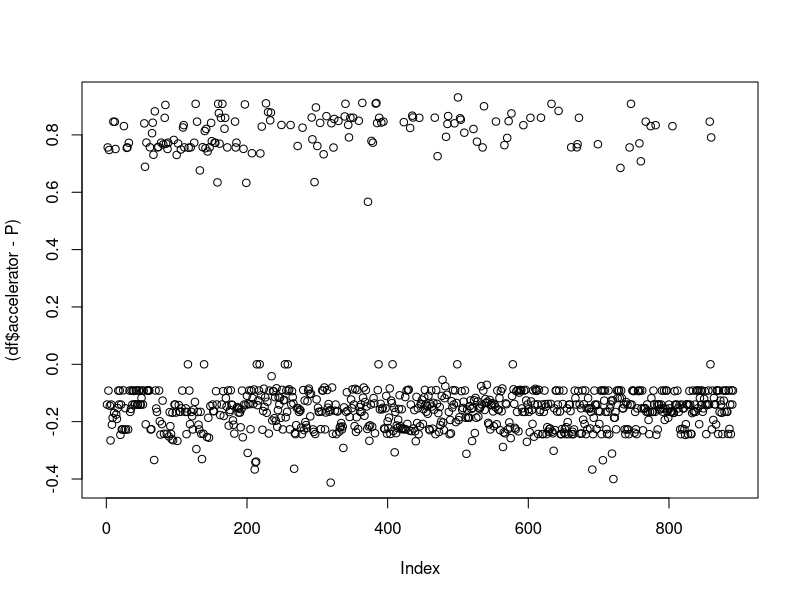

Source code (R):
library(Matching)

df <- read.csv('dataset/df_filled_na.csv')

result <- with(df, 
               glm(accelerator~
                     capital+
                     university+
                     venture+
                     enterprise+
                     procurement_before+
                     energy_and_semiconductor+
                     finance+
                     ecology+
                     bio+
                     computer+
                     service,
                   family=binomial(link='logit')))

P <- result$fitted


match <- with(df, Match(procurement_after, 
                        accelerator,
                        P,
                        Weight=1,
                        caliper=0.2,
                        #M=1,
                        #ties=FALSE
                        )
              )
summary(match)


df_tmp <- df
df_tmp$id <- 1:nrow(df_tmp)
df_pair <- cbind(df_tmp[match$index.treated, c('id', colnames(df))],
                 df_tmp[match$index.control, c('id', colnames(df))])
treat_cols <- list()
control_cols <- list()
for (i in 1: length(colnames(df))){
  new_name <- paste0('treat_', colnames(df)[i])
  treat_cols[i] <- new_name
  new_name <- paste0('control_', colnames(df)[i])
  control_cols[i] <- new_name
}
colnames(df_pair) = c('treat_id', treat_cols, 'control_id', control_cols)

for (col in c('capital',
              'procurement_before')){
  treat_colname <- paste0('treat_', col)
  control_colname <- paste0('control_', col)
  mean_treat <- mean(df_pair[, treat_colname], na.rm=TRUE)
  mean_control <- mean(df_pair[, control_colname], na.rm=TRUE)
  var_treat <- var(df_pair[, treat_colname], na.rm=TRUE)
  var_control <- var(df_pair[, control_colname], na.rm=TRUE)
  SD <- abs((mean_treat - mean_control) / sqrt((var_treat+var_control) / 2))
  print(paste0('SD_of_', col, ':', SD))
  print(paste0('Variance_ratio_of_', col,':', var_treat/var_control))
}


for (col in c('university',
              'venture',
              'enterprise',
              'energy_and_semiconductor',
              'finance',
              'ecology',
              'bio',
              'computer',
              'service')){
  treat_colname <- paste0('treat_', col)
  control_colname <- paste0('control_', col)
  mean_treat <- mean(df_pair[, treat_colname], na.rm=TRUE)
  mean_control <- mean(df_pair[, control_colname], na.rm=TRUE)
  SD <- abs((mean_treat - mean_control) / 
              sqrt((mean_treat*(1-mean_treat) + mean_control*(1-mean_control)) / 2))
  print(paste0('SD_of_', col, ':', SD))
}
plot((df$accelerator-P))
